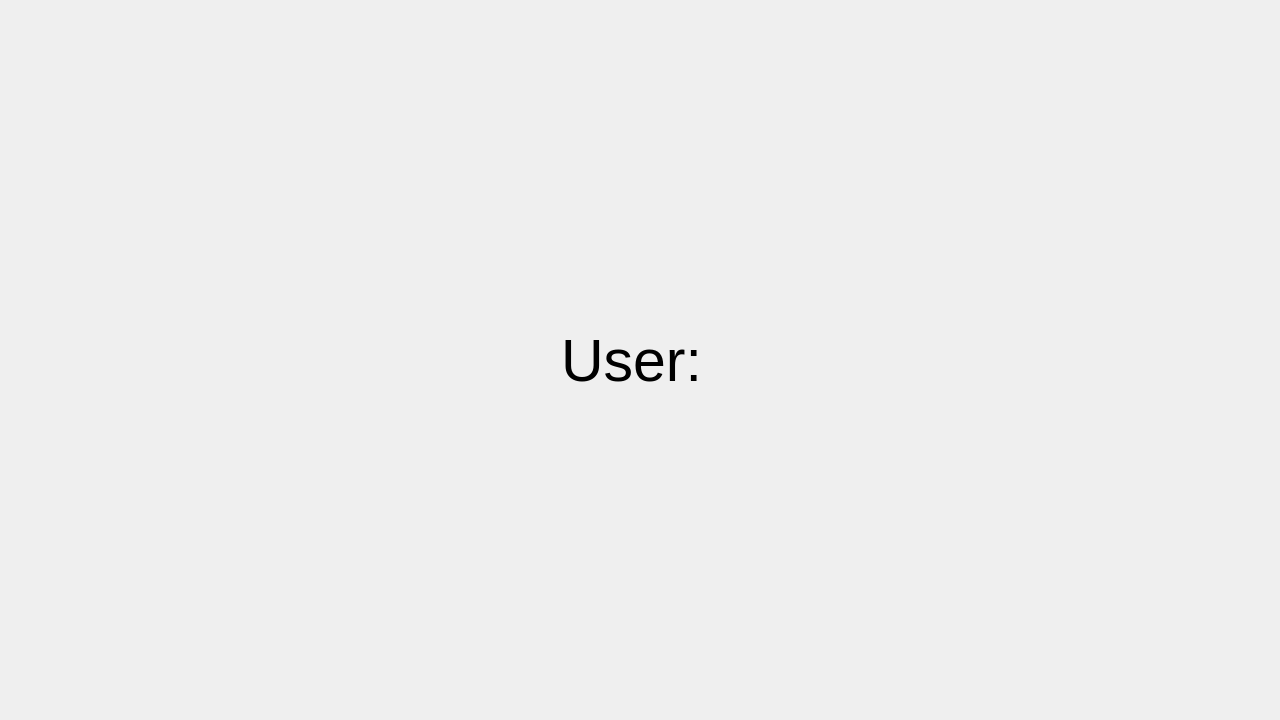
<?xml version="1.0" encoding="UTF-8"?>
<ui version="4.0">
 <class>userwindow</class>
 <widget class="QDialog" name="userwindow">
  <property name="geometry">
   <rect>
    <x>0</x>
    <y>0</y>
    <width>1280</width>
    <height>720</height>
   </rect>
  </property>
  <property name="windowTitle">
   <string>Dialog</string>
  </property>
  <layout class="QVBoxLayout" name="verticalLayout">
   <item alignment="Qt::AlignHCenter">
    <widget class="QLabel" name="label">
     <property name="font">
      <font>
       <pointsize>44</pointsize>
      </font>
     </property>
     <property name="text">
      <string>User: </string>
     </property>
    </widget>
   </item>
  </layout>
 </widget>
 <resources/>
 <connections/>
</ui>
